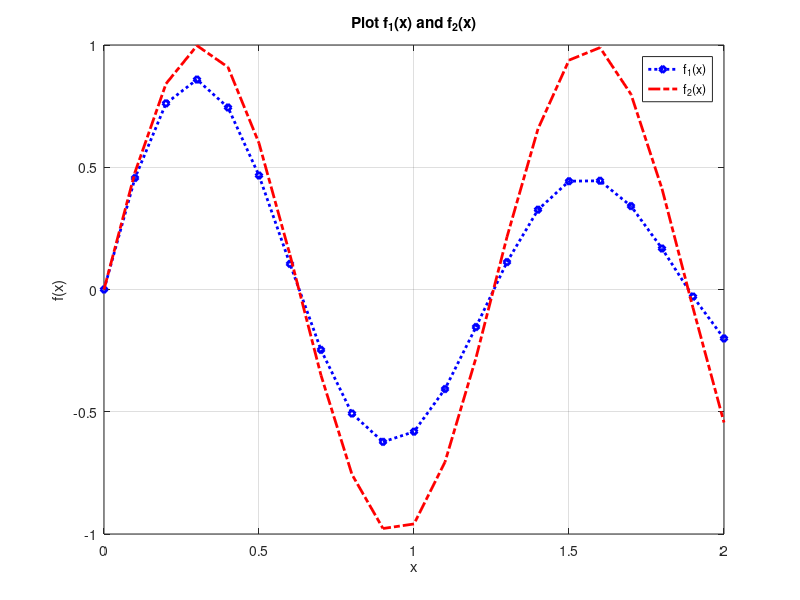

Here is the MATLAB script that generated this plot:
clc; clear all; close all;
x_vec = 0:0.1:2;
fx_vec1 = exp(-0.5*x_vec).*sin(5.*x_vec);
fx_vec2 = sin(5.*x_vec);

figure
plot(x_vec,fx_vec1,':bd','LineWidth',2,'MarkerSize',5)
hold on
grid on
plot(x_vec,fx_vec2,'-.r','LineWidth',2,'MarkerSize',2)
xlabel('x')
ylabel('f(x)')
title('Plot f_1(x) and f_2(x)')
legend('f_1(x)','f_2(x)')
